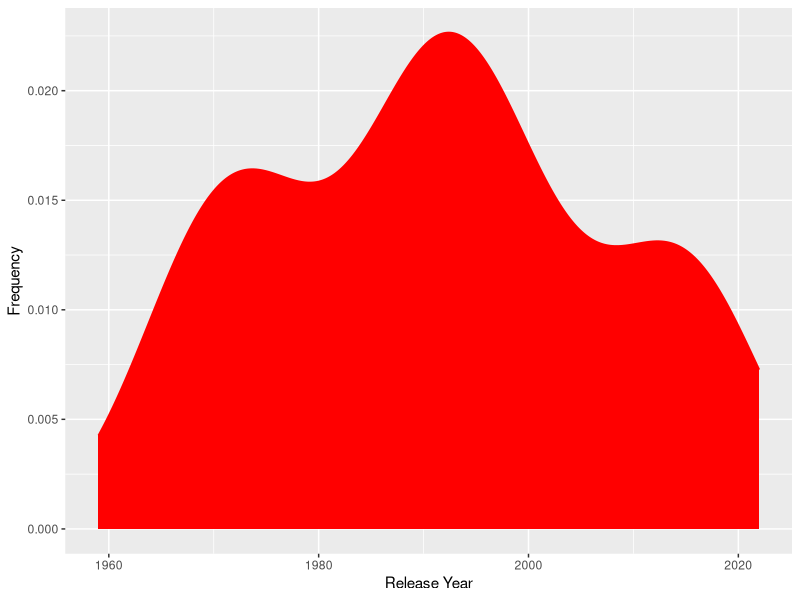
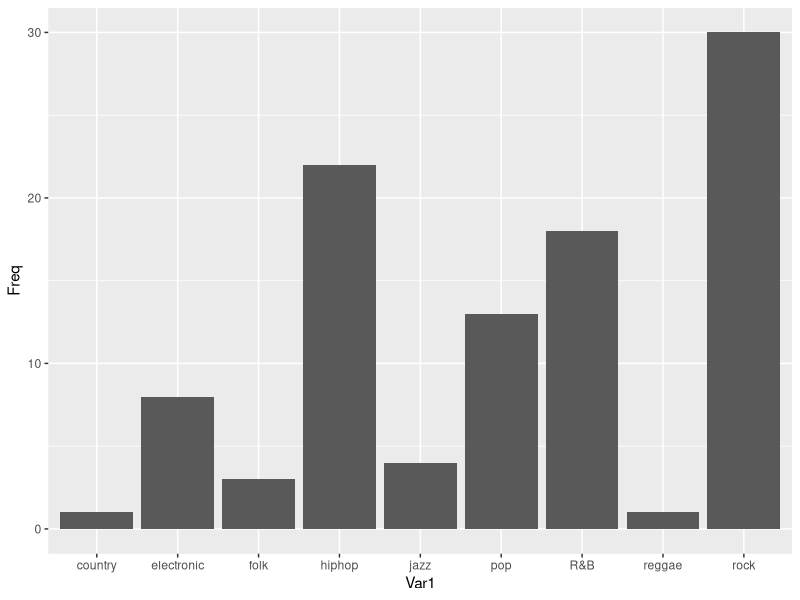
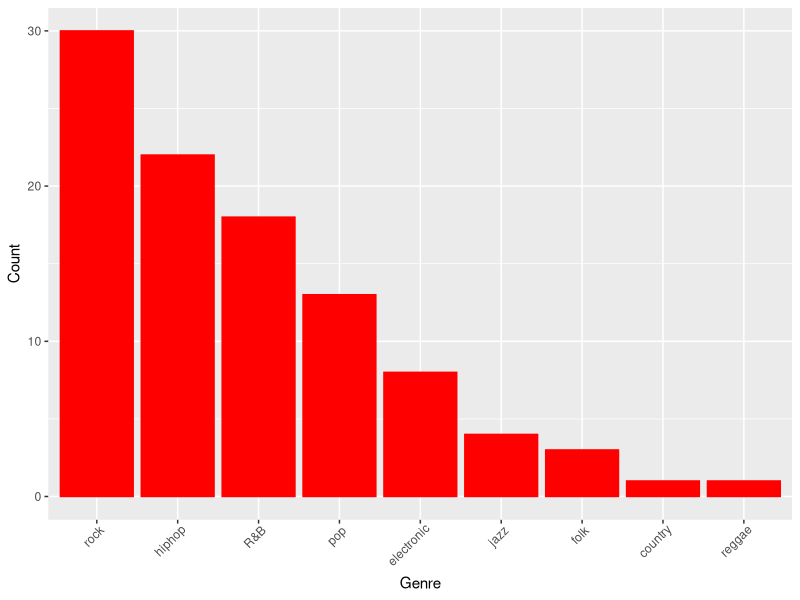
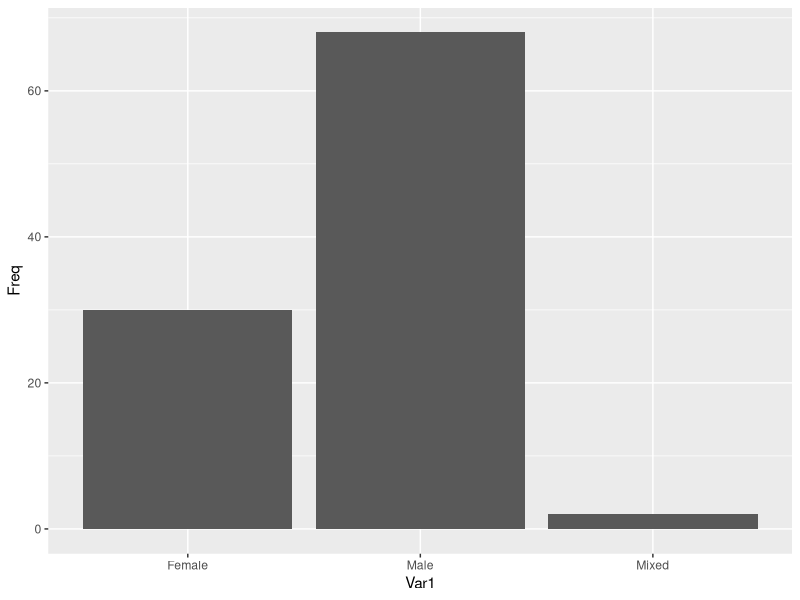
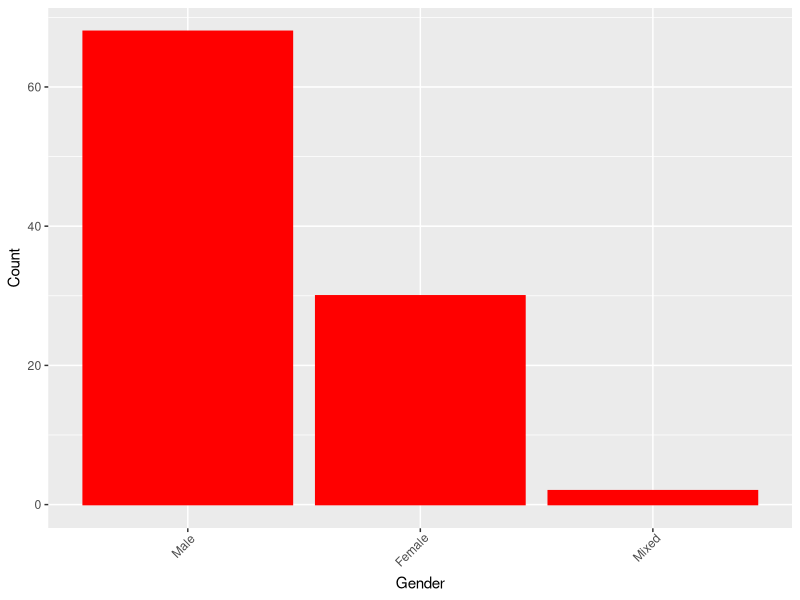
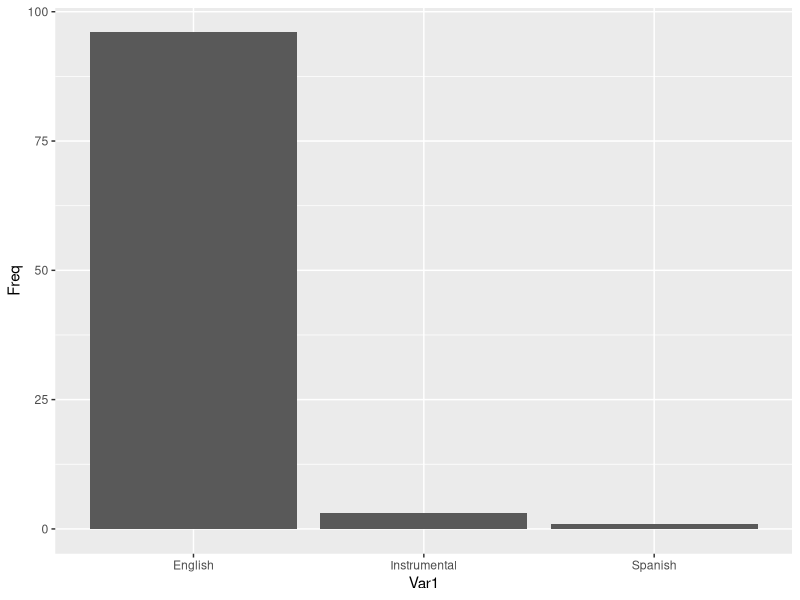
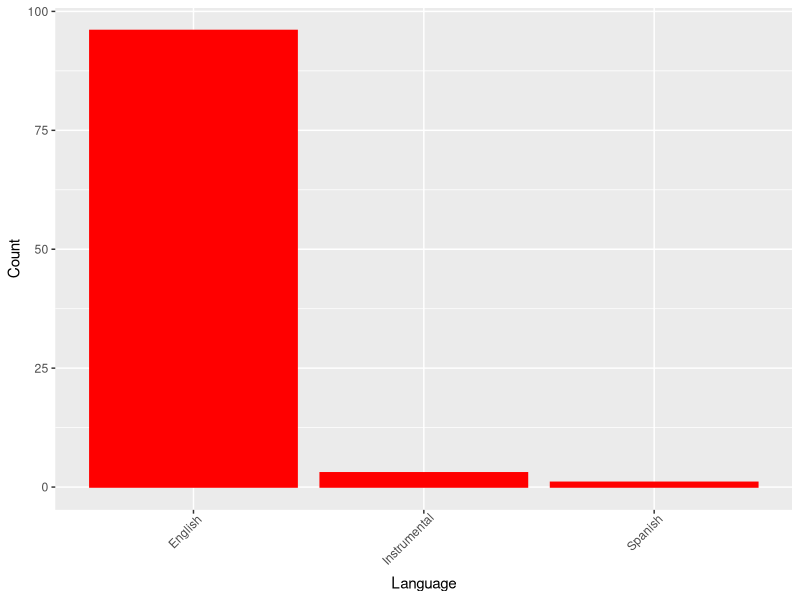

Source code (R) for these figures, in order:
library(ggplot2)

d<-read.csv("AppleMusic100.csv")
dx<-density(d$Year)

#plot(dx, lwd = 2, col = "red",
#     main = "Density",xlim=c(1955,2025),xlab="Release Year", ylab="Frequency",yaxt="n")
#rug(jitter(d$Year))
ggplot(d, aes(x=Year))+
  geom_density(color="red", fill="red")+ xlab("Release Year")+ ylab("Frequency")

counts <- table(d$Genre)

#Genre
counts<-as.data.frame(table(d$Genre))
ggplot(counts, aes(x=Var1, y=Freq)) + 
  geom_bar(stat = "identity")

x <- ggplot(counts, aes(x = reorder(Var1, -Freq), y = Freq)) 

x <- x + geom_bar(stat="identity", color='red',fill='red') 

x <- x + theme(axis.text.x=element_text(angle=45, hjust=0.9)) + xlab("Genre") + ylab("Count")
x

#Gender
counts<-as.data.frame(table(d$Gender))
ggplot(counts, aes(x=Var1, y=Freq)) + 
  geom_bar(stat = "identity")

x <- ggplot(counts, aes(x = reorder(Var1, -Freq), y = Freq)) 

x <- x + geom_bar(stat="identity", color='red',fill='red') 

x <- x + theme(axis.text.x=element_text(angle=45, hjust=0.9)) + xlab("Gender") + ylab("Count") 
x

#Language
counts<-as.data.frame(table(d$Language))
ggplot(counts, aes(x=Var1, y=Freq)) + 
  geom_bar(stat = "identity")

x <- ggplot(counts, aes(x = reorder(Var1, -Freq), y = Freq)) 

x <- x + geom_bar(stat="identity", color='red',fill='red') 

x <- x + theme(axis.text.x=element_text(angle=45, hjust=0.9)) + xlab("Language") + ylab("Count") 
x